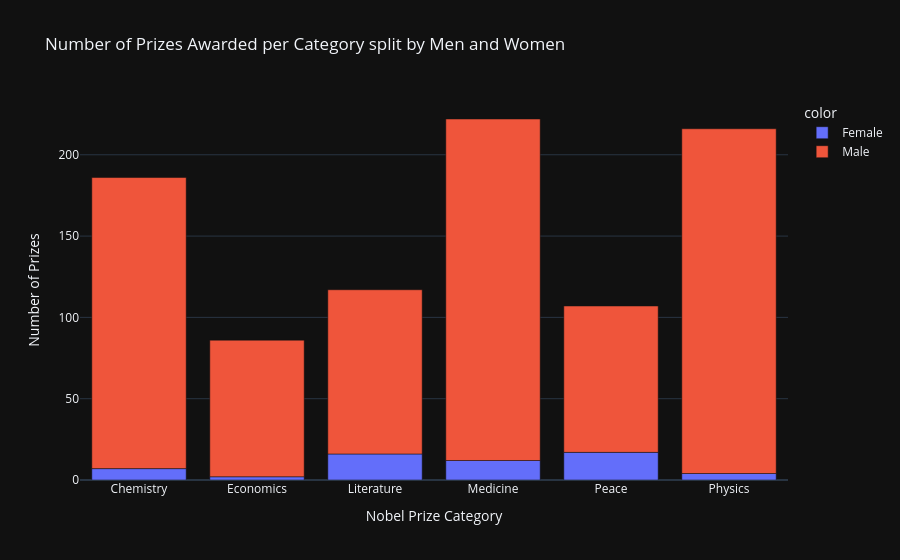

Notebook source saved alongside this figure:
### Code cell
v_bar_split = px.bar(x = cat_men_women.category,
                     y = cat_men_women.prize,
                     color = cat_men_women.sex,
                     title='Number of Prizes Awarded per Category split by Men and Women')

v_bar_split.update_layout(xaxis_title='Nobel Prize Category',
                          yaxis_title='Number of Prizes')
v_bar_split.show()

### Figure 1 — Plotly figure (JSON) as saved in the notebook; plotly's stock layout.template omitted (floating-point values rounded to 4 significant figures)
{"data": [{"hovertemplate": "color=Female<br>x=%{x}<br>y=%{y}<extra></extra>", "legendgroup": "Female", "marker": {"color": "#636efa", "pattern": {"shape": ""}}, "name": "Female", "orientation": "v", "showlegend": true, "textposition": "auto", "x": ["Chemistry", "Economics", "Literature", "Medicine", "Peace", "Physics"], "xaxis": "x", "y": [7, 2, 16, 12, 17, 4], "yaxis": "y", "type": "bar"}, {"hovertemplate": "color=Male<br>x=%{x}<br>y=%{y}<extra></extra>", "legendgroup": "Male", "marker": {"color": "#EF553B", "pattern": {"shape": ""}}, "name": "Male", "orientation": "v", "showlegend": true, "textposition": "auto", "x": ["Chemistry", "Economics", "Literature", "Medicine", "Peace", "Physics"], "xaxis": "x", "y": [179, 84, 101, 210, 90, 212], "yaxis": "y", "type": "bar"}], "layout": {"xaxis": {"anchor": "y", "domain": [0.0, 1.0], "title": {"text": "Nobel Prize Category"}}, "yaxis": {"anchor": "x", "domain": [0.0, 1.0], "title": {"text": "Number of Prizes"}}, "legend": {"title": {"text": "color"}, "tracegroupgap": 0}, "title": {"text": "Number of Prizes Awarded per Category split by Men and Women"}, "barmode": "relative"}}
